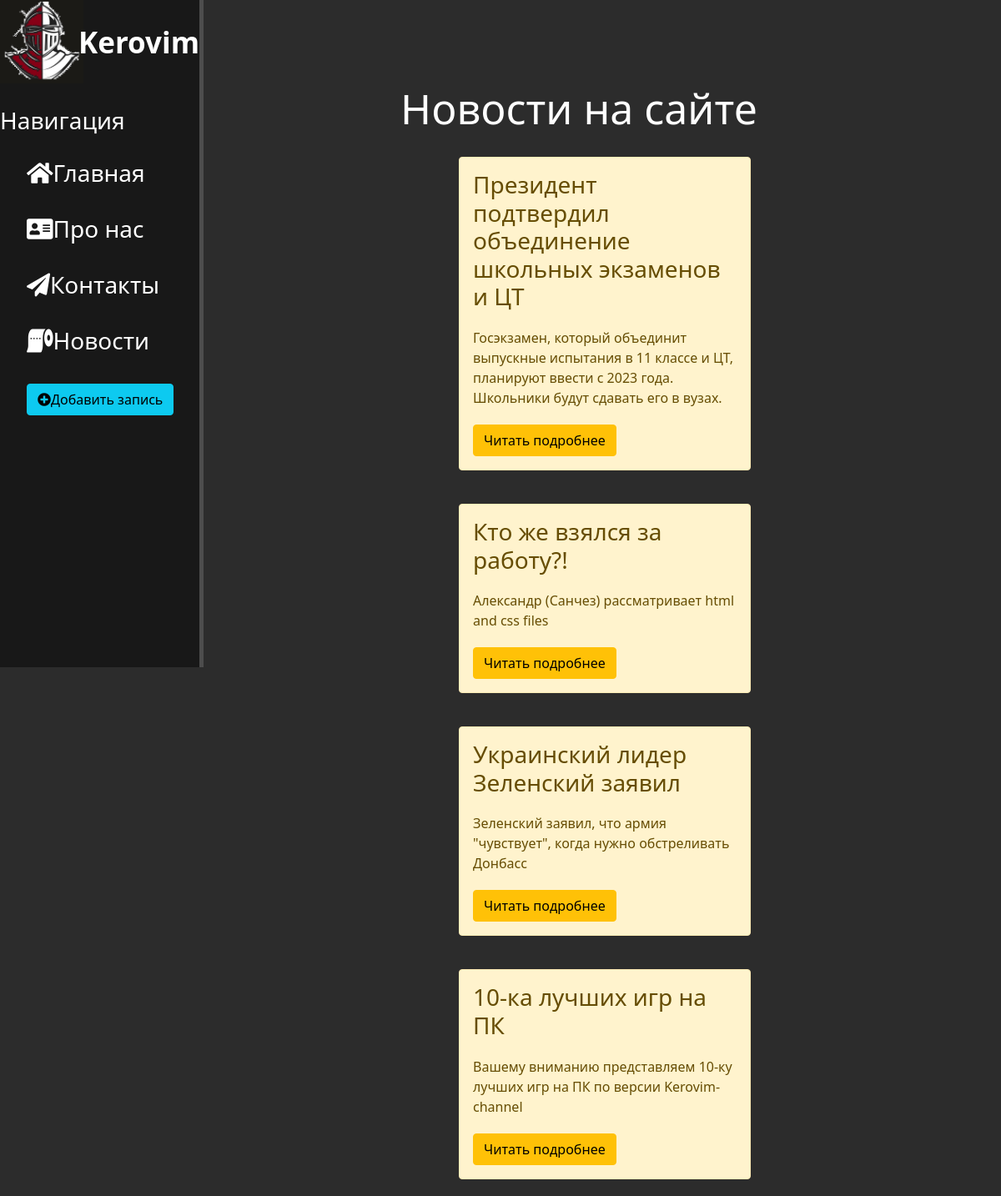
Page /news/ on the committed database.
### news/models.py (models this page shows, shortened)
class Articles(models.Model):
    title = models.CharField('Название', max_length=80)
    anons = models.CharField('Анонс', max_length=250)
    content = models.TextField('Статья')
    date = models.DateTimeField('Дата публикации')
    class Meta:
        verbose_name = 'Новость'
        verbose_name_plural = 'Новости'

### news/views.py (the view)
# urls.py: path('', views.news_home, name='news_home'),
def news_home(request):
    news = Articles.objects.order_by('-date')
    return render(request, 'news/news_home.html', {'news': news})

### news/templates/news/news_home.html (shortened to what this page needs)
{% extends 'mainapp/layout.html' %}
{% block content%}
    <div class="features">
        <h1>Новости на сайте</h1>
        {% if news %}
        {% for el in news %}
            <div class="alert alert-warning">
                <h3>{{ el.title }}</h3>
                <p>{{ el.anons }}</p>
                <a href="{% url 'news-detail' el.id %}" class="btn btn-warning">Читать подробнее</a>
            </div>
        {% endfor %}
        {% else %}
            <p>У вас нет записей!</p>
        {% endif %}
    </div>
{% endblock%}

### mainapp/templates/mainapp/layout.html (shortened to what this page needs)
{%load static %}
<!doctype html>
<html lang="ru">
<head>
    <link rel="stylesheet" href="https://cdn.jsdelivr.net/npm/bootstrap@5.1.3/dist/css/bootstrap.min.css">
    <link rel="stylesheet" href="{% static 'mainapp/css/mainapp.css' %}">
    <link rel="stylesheet" href="https://use.fontawesome.com/releases/v5.8.2/css/all.css">
</head>
<body>
    <aside>
        <img src='{% static 'mainapp/img/Kerovim_2.jpg' %}' alt="Лого">
        <span class="logo">Kerovim</spanclass>
        <h3>Навигация</h3>
        <ul>
            <a href="{% url 'home'%}"><li><i class="fas fa-home"></i>Главная</li></a>
            <a href="{% url 'about'%}"><li><i class="fas fa-address-card"></i>Про нас</li></a>
            <a href=""><li><i class="fas fa-paper-plane"></i>Контакты</li></a>
            <a href="{% url 'news_home'%}"><li><i class="fas fa-toilet-paper"></i>Новости</li></a>
            <a href="{% url 'create' %}"><li><button class="btn btn-info"><i class="fas fa-plus-circle"></i>Добавить запись</li></button></a>
        </ul>
    </aside>
    <main>
        {% block content %}
        {% endblock %}
    </main>
</body>
</html>

### mainapp/static/mainapp/css/mainapp.css (style rules this page uses)
body { background: #2c2c2c; }
aside { float: left; background: #181818; width: 20% padding: 2.5%; height: 100vh; color: #fff; border-right: 5px solid #4d4d4d; }
aside img { width: 100px; float: left; }
aside .logo { font-size: 35px; margin-left: -6px; font-weight: bold; position: relative; top: 25px; }
aside h3 { margin-top: 50px; font-size: 28px; font-weight: normal; }
aside ul { list-style:none }
aside ul li { color:#fff; font-size: 28px; font-weight: normal; display: block; margin-top: 25px; transition: transform .6s ease; }
aside ul a { text-decoration: none; }
main .features { float:left; color: #fff; margin-top: 100px; text-align: center; width: 75%; }
main .features h1 { font-size: 50px; }
main .features p { max-width: 400px; margin: 20px auto }
.alert-warning { float: left; clear: both; width: 350px; margin: 20px 34%; text-align: left; }

### rows in the picture
Articles: title "Президент подтвердил объединение школьных экзаменов и ЦТ", anons "Госэкзамен, который объединит выпускные испытания в 11 классе и ЦТ, планируют ввести с 2023 года. Школьники будут сдавать его в вузах."
Articles: title "Кто же взялся за работу?!", anons "Александр (Санчез) рассматривает html and css files"
Articles: title "Украинский лидер Зеленский заявил", anons "Зеленский заявил, что армия \"чувствует\", когда нужно обстреливать Донбасс"
Articles: title "10-ка лучших игр на ПК", anons "Вашему вниманию представляем 10-ку лучших игр на ПК по версии Kerovim-channel"
